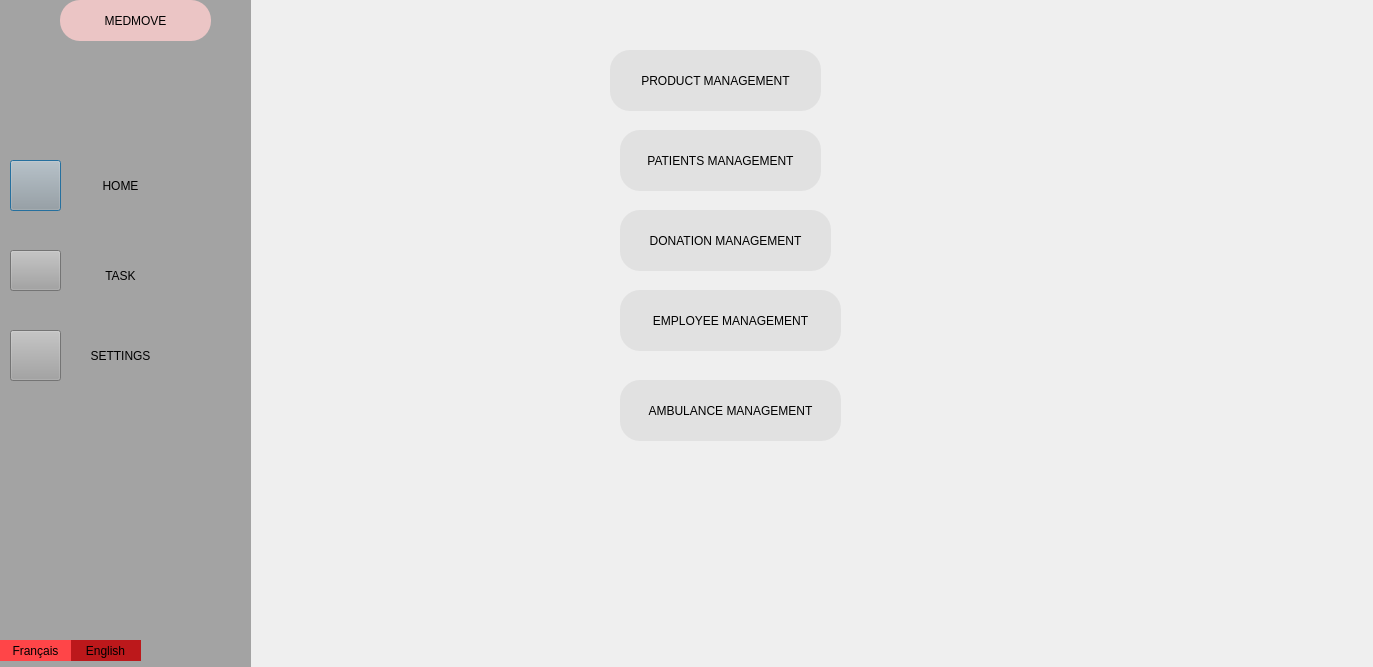
<?xml version="1.0" encoding="UTF-8"?>
<ui version="4.0">
 <class>tacheeng</class>
 <widget class="QDialog" name="tacheeng">
  <property name="geometry">
   <rect>
    <x>0</x>
    <y>0</y>
    <width>1373</width>
    <height>667</height>
   </rect>
  </property>
  <property name="windowTitle">
   <string>Dialog</string>
  </property>
  <widget class="QWidget" name="widget" native="true">
   <property name="geometry">
    <rect>
     <x>0</x>
     <y>-10</y>
     <width>251</width>
     <height>851</height>
    </rect>
   </property>
   <property name="styleSheet">
    <string notr="true">
background-color: rgb(163, 163, 163);</string>
   </property>
   <widget class="QPushButton" name="pushButton">
    <property name="geometry">
     <rect>
      <x>10</x>
      <y>170</y>
      <width>51</width>
      <height>51</height>
     </rect>
    </property>
    <property name="styleSheet">
     <string notr="true">background-image: url(:/Downloads/home (1).svg);</string>
    </property>
    <property name="text">
     <string/>
    </property>
   </widget>
   <widget class="QPushButton" name="pushButton_5">
    <property name="geometry">
     <rect>
      <x>70</x>
      <y>160</y>
      <width>101</width>
      <height>71</height>
     </rect>
    </property>
    <property name="styleSheet">
     <string notr="true">border-radius: 30px;

color: black;
padding: 0 8px;
background-color: rgb(163, 163, 163);
font: bold, &quot;Comic Sans MS&quot;;;
text-align:center;</string>
    </property>
    <property name="text">
     <string>HOME</string>
    </property>
   </widget>
   <widget class="QPushButton" name="pushButton_4">
    <property name="geometry">
     <rect>
      <x>10</x>
      <y>260</y>
      <width>51</width>
      <height>41</height>
     </rect>
    </property>
    <property name="styleSheet">
     <string notr="true">background-image: url(:/Downloads/align-justify.svg);</string>
    </property>
    <property name="text">
     <string/>
    </property>
   </widget>
   <widget class="QPushButton" name="pushButton_6">
    <property name="geometry">
     <rect>
      <x>70</x>
      <y>250</y>
      <width>101</width>
      <height>71</height>
     </rect>
    </property>
    <property name="styleSheet">
     <string notr="true">border-radius: 30px;

color: black;
padding: 0 8px;
background-color: rgb(163, 163, 163);
font: bold, &quot;Comic Sans MS&quot;;;
text-align:center;</string>
    </property>
    <property name="text">
     <string>TASK</string>
    </property>
   </widget>
   <widget class="QPushButton" name="pushButton_7">
    <property name="geometry">
     <rect>
      <x>70</x>
      <y>330</y>
      <width>101</width>
      <height>71</height>
     </rect>
    </property>
    <property name="styleSheet">
     <string notr="true">border-radius: 30px;

color: black;
padding: 0 8px;
background-color: rgb(163, 163, 163);
font: bold, &quot;Comic Sans MS&quot;;;
text-align:center;</string>
    </property>
    <property name="text">
     <string>SETTINGS</string>
    </property>
   </widget>
   <widget class="QPushButton" name="pushButton_8">
    <property name="geometry">
     <rect>
      <x>10</x>
      <y>340</y>
      <width>51</width>
      <height>51</height>
     </rect>
    </property>
    <property name="styleSheet">
     <string notr="true">background-image: url(:/Downloads/settings.svg);</string>
    </property>
    <property name="text">
     <string/>
    </property>
   </widget>
   <widget class="QPushButton" name="pushButton_9">
    <property name="geometry">
     <rect>
      <x>60</x>
      <y>10</y>
      <width>151</width>
      <height>41</height>
     </rect>
    </property>
    <property name="styleSheet">
     <string notr="true">font: 75 8pt &quot;MS Shell Dlg 2&quot;;
border-radius: 20px;
color: black;
padding: 0 8px;
background: #ebc5c5;
font: bold, &quot;Comic Sans MS&quot;;;
text-align:center;</string>
    </property>
    <property name="text">
     <string>MEDMOVE</string>
    </property>
   </widget>
   <widget class="QPushButton" name="pushButton_17">
    <property name="geometry">
     <rect>
      <x>70</x>
      <y>650</y>
      <width>71</width>
      <height>21</height>
     </rect>
    </property>
    <property name="styleSheet">
     <string notr="true">border-radius: 30px;

color: black;
padding: 0 8px;
font: bold, &quot;Comic Sans MS&quot;;;
background-color: rgb(188, 24, 27);
text-align:center;</string>
    </property>
    <property name="text">
     <string>English</string>
    </property>
   </widget>
   <widget class="QPushButton" name="pushButton_16">
    <property name="geometry">
     <rect>
      <x>0</x>
      <y>650</y>
      <width>71</width>
      <height>21</height>
     </rect>
    </property>
    <property name="styleSheet">
     <string notr="true">border-radius: 30px;
background-color: rgb(255, 69, 72);

color: black;
padding: 0 8px;
font: bold, &quot;Comic Sans MS&quot;;;
text-align:center;</string>
    </property>
    <property name="text">
     <string>Français</string>
    </property>
   </widget>
  </widget>
  <widget class="QWidget" name="widget_2" native="true">
   <property name="geometry">
    <rect>
     <x>250</x>
     <y>-30</y>
     <width>1151</width>
     <height>701</height>
    </rect>
   </property>
   <property name="styleSheet">
    <string notr="true">background-image: url(:/Downloads/Sans titre-1.png);</string>
   </property>
   <widget class="QPushButton" name="pushButton_employees">
    <property name="geometry">
     <rect>
      <x>370</x>
      <y>410</y>
      <width>221</width>
      <height>61</height>
     </rect>
    </property>
    <property name="styleSheet">
     <string notr="true">font: 75 8pt &quot;MS Shell Dlg 2&quot;;
border-radius: 20px;
color: black;
padding: 0 8px;
background: #E1E1E1;
font: bold, &quot;Comic Sans MS&quot;;;
text-align:center;</string>
    </property>
    <property name="text">
     <string>AMBULANCE MANAGEMENT</string>
    </property>
   </widget>
   <widget class="QPushButton" name="pushButton_dons_3">
    <property name="geometry">
     <rect>
      <x>370</x>
      <y>240</y>
      <width>211</width>
      <height>61</height>
     </rect>
    </property>
    <property name="styleSheet">
     <string notr="true">font: 75 8pt &quot;MS Shell Dlg 2&quot;;
border-radius: 20px;
color: black;
padding: 0 8px;
background: #E1E1E1;
font: bold, &quot;Comic Sans MS&quot;;;
text-align:center;</string>
    </property>
    <property name="text">
     <string>DONATION MANAGEMENT</string>
    </property>
   </widget>
   <widget class="QPushButton" name="pushButton_employees_4">
    <property name="geometry">
     <rect>
      <x>370</x>
      <y>320</y>
      <width>221</width>
      <height>61</height>
     </rect>
    </property>
    <property name="styleSheet">
     <string notr="true">font: 75 8pt &quot;MS Shell Dlg 2&quot;;
border-radius: 20px;
color: black;
padding: 0 8px;
background: #E1E1E1;
font: bold, &quot;Comic Sans MS&quot;;;
text-align:center;</string>
    </property>
    <property name="text">
     <string>EMPLOYEE MANAGEMENT</string>
    </property>
   </widget>
   <widget class="QPushButton" name="pushButton_produit_2">
    <property name="geometry">
     <rect>
      <x>360</x>
      <y>80</y>
      <width>211</width>
      <height>61</height>
     </rect>
    </property>
    <property name="styleSheet">
     <string notr="true">font: 75 8pt &quot;MS Shell Dlg 2&quot;;
border-radius: 20px;
color: black;
padding: 0 8px;
background: #E1E1E1;
font: bold, &quot;Comic Sans MS&quot;;;
text-align:center;</string>
    </property>
    <property name="text">
     <string>PRODUCT MANAGEMENT</string>
    </property>
   </widget>
   <widget class="QPushButton" name="pushButton_client_2">
    <property name="geometry">
     <rect>
      <x>370</x>
      <y>160</y>
      <width>201</width>
      <height>61</height>
     </rect>
    </property>
    <property name="styleSheet">
     <string notr="true">font: 75 8pt &quot;MS Shell Dlg 2&quot;;
border-radius: 20px;
color: black;
padding: 0 8px;
background: #E1E1E1;
font: bold, &quot;Comic Sans MS&quot;;;
text-align:center;</string>
    </property>
    <property name="text">
     <string>PATIENTS MANAGEMENT</string>
    </property>
   </widget>
  </widget>
 </widget>
 <resources/>
 <connections/>
</ui>
